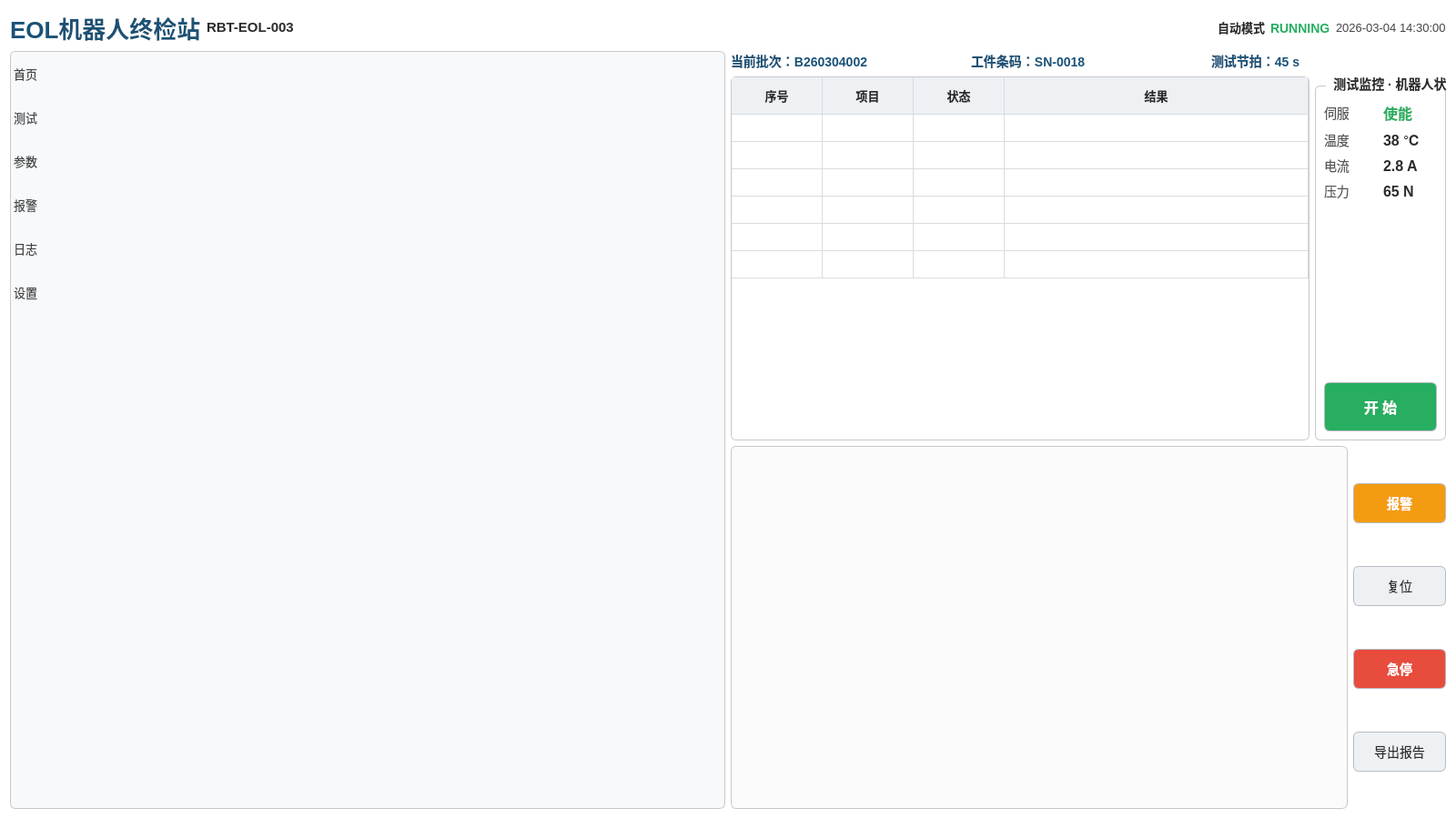
<?xml version="1.0" encoding="UTF-8"?>
<ui version="4.0">
 <class>EOLRobotTestPage</class>
 <widget class="QWidget" name="EOLRobotTestPage">
  <property name="geometry">
   <rect>
    <x>0</x>
    <y>0</y>
    <width>1600</width>
    <height>900</height>
   </rect>
  </property>
  <property name="windowTitle">
   <string>EOL机器人终检站</string>
  </property>
  <property name="styleSheet">
   <string notr="true">QWidget { background-color: #ffffff; color: #2b2b2b; font-family: "Microsoft YaHei"; font-size: 13px; }
QLabel { background: transparent; }
QGroupBox { font-size: 14px; font-weight: bold; color: #2b2b2b; border: 1px solid #c8c8c8; border-radius: 6px; margin-top: 10px; padding-top: 8px; }
QGroupBox::title { subcontrol-origin: margin; left: 12px; padding: 0 6px; color: #2b2b2b; }
QTableWidget { background-color: #ffffff; alternate-background-color: #f4f6f8; gridline-color: #d8dce0; border: 1px solid #c8c8c8; border-radius: 6px; }
QTableWidget::item { padding: 6px; }
QHeaderView::section { background-color: #eef1f4; color: #2b2b2b; border: none; border-right: 1px solid #d8dce0; border-bottom: 1px solid #d8dce0; padding: 8px; font-weight: bold; }
QListWidget { background-color: #f7f9fb; border: 1px solid #c8c8c8; border-radius: 6px; }
QListWidget::item { padding: 14px 10px; color: #444444; font-size: 14px; }
QListWidget::item:selected { background-color: #1e88e5; color: #ffffff; }
QListWidget::item:hover { background-color: #e3f0fd; }
QTextEdit { background-color: #fbfbfb; border: 1px solid #c8c8c8; border-radius: 6px; font-family: "Microsoft YaHei"; font-size: 13px; }
QPushButton { background-color: #eef1f4; color: #2b2b2b; border: 1px solid #b8bcc2; border-radius: 6px; padding: 10px 22px; font-size: 14px; }
QPushButton:hover { background-color: #e0e4e9; }
QPushButton#startButton { background-color: #27ae60; color: #ffffff; font-weight: bold; font-size: 16px; padding: 14px 34px; }
QPushButton#startButton:hover { background-color: #1e9c53; }
QPushButton#emergencyButton { background-color: #e74c3c; color: #ffffff; font-weight: bold; }
QPushButton#emergencyButton:hover { background-color: #d03a2a; }
QPushButton#alarmButton { background-color: #f39c12; color: #ffffff; font-weight: bold; }
QPushButton#alarmButton:hover { background-color: #e08d0b; }</string>
  </property>
  <layout class="QVBoxLayout" name="rootLayout">
   <item>
    <layout class="QHBoxLayout" name="headerLayout">
     <item>
      <widget class="QLabel" name="titleLabel">
       <property name="text">
        <string>&lt;h1 style="color:#1a5276;"&gt;EOL机器人终检站&lt;/h1&gt;</string>
       </property>
      </widget>
     </item>
     <item>
      <widget class="QLabel" name="modelLabel">
       <property name="text">
        <string>&lt;b style="color:#2b2b2b; font-size:15px;"&gt;RBT-EOL-003&lt;/b&gt;</string>
       </property>
      </widget>
     </item>
     <item>
      <spacer name="headerSpacer">
       <property name="orientation">
        <enum>Qt::Horizontal</enum>
       </property>
       <property name="sizeHint" stdset="0">
        <size>
         <width>40</width>
         <height>20</height>
        </size>
       </property>
      </spacer>
     </item>
     <item>
      <widget class="QLabel" name="modeLabel">
       <property name="text">
        <string>&lt;b style="color:#2b2b2b;"&gt;自动模式&lt;/b&gt;</string>
       </property>
      </widget>
     </item>
     <item>
      <widget class="QLabel" name="runStatusLabel">
       <property name="styleSheet">
        <string notr="true">color: #27ae60; font-weight: bold; font-size: 14px;</string>
       </property>
       <property name="text">
        <string>RUNNING</string>
       </property>
      </widget>
     </item>
     <item>
      <widget class="QLabel" name="timeLabel">
       <property name="styleSheet">
        <string notr="true">color: #444444; font-size: 13px;</string>
       </property>
       <property name="text">
        <string>2026-03-04 14:30:00</string>
       </property>
      </widget>
     </item>
    </layout>
   </item>
   <item>
    <layout class="QHBoxLayout" name="mainLayout">
     <item>
      <widget class="QListWidget" name="navList">
       <property name="fixedWidth">
        <number>140</number>
       </property>
       <item>
        <property name="text">
         <string>首页</string>
        </property>
       </item>
       <item>
        <property name="text">
         <string>测试</string>
        </property>
       </item>
       <item>
        <property name="text">
         <string>参数</string>
        </property>
       </item>
       <item>
        <property name="text">
         <string>报警</string>
        </property>
       </item>
       <item>
        <property name="text">
         <string>日志</string>
        </property>
       </item>
       <item>
        <property name="text">
         <string>设置</string>
        </property>
       </item>
      </widget>
     </item>
     <item>
      <layout class="QVBoxLayout" name="contentLayout">
       <item>
        <layout class="QHBoxLayout" name="infoLayout">
         <item>
          <widget class="QLabel" name="batchLabel">
           <property name="styleSheet">
            <string notr="true">color: #1a5276; font-size: 14px; font-weight: bold;</string>
           </property>
           <property name="text">
            <string>当前批次：B260304002</string>
           </property>
          </widget>
         </item>
         <item>
          <widget class="QLabel" name="snLabel">
           <property name="styleSheet">
            <string notr="true">color: #1a5276; font-size: 14px; font-weight: bold;</string>
           </property>
           <property name="text">
            <string>工件条码：SN-0018</string>
           </property>
          </widget>
         </item>
         <item>
          <widget class="QLabel" name="cycleLabel">
           <property name="styleSheet">
            <string notr="true">color: #1a5276; font-size: 14px; font-weight: bold;</string>
           </property>
           <property name="text">
            <string>测试节拍：45 s</string>
           </property>
          </widget>
         </item>
        </layout>
       </item>
       <item>
        <layout class="QHBoxLayout" name="centerLayout">
         <item>
          <widget class="QTableWidget" name="testTable">
           <property name="rowCount">
            <number>6</number>
           </property>
           <property name="columnCount">
            <number>4</number>
           </property>
           <attribute name="horizontalHeaderVisible">
            <bool>true</bool>
           </attribute>
           <attribute name="horizontalHeaderStretchLastSection">
            <bool>true</bool>
           </attribute>
           <attribute name="verticalHeaderVisible">
            <bool>false</bool>
           </attribute>
           <column>
            <property name="text">
             <string>序号</string>
            </property>
           </column>
           <column>
            <property name="text">
             <string>项目</string>
            </property>
           </column>
           <column>
            <property name="text">
             <string>状态</string>
            </property>
           </column>
           <column>
            <property name="text">
             <string>结果</string>
            </property>
           </column>
          </widget>
         </item>
         <item>
          <widget class="QGroupBox" name="robotStatusGroup">
           <property name="title">
            <string>测试监控 · 机器人状态</string>
           </property>
           <layout class="QVBoxLayout" name="robotStatusLayout">
            <item>
             <layout class="QGridLayout" name="statusGrid">
              <item row="0" column="0">
               <widget class="QLabel" name="servoLabel">
                <property name="styleSheet">
                 <string notr="true">font-size: 14px; color: #555555;</string>
                </property>
                <property name="text">
                 <string>伺服</string>
                </property>
               </widget>
              </item>
              <item row="0" column="1">
               <widget class="QLabel" name="servoValue">
                <property name="styleSheet">
                 <string notr="true">font-size: 16px; font-weight: bold; color: #27ae60;</string>
                </property>
                <property name="text">
                 <string>使能</string>
                </property>
               </widget>
              </item>
              <item row="1" column="0">
               <widget class="QLabel" name="tempLabel">
                <property name="styleSheet">
                 <string notr="true">font-size: 14px; color: #555555;</string>
                </property>
                <property name="text">
                 <string>温度</string>
                </property>
               </widget>
              </item>
              <item row="1" column="1">
               <widget class="QLabel" name="tempValue">
                <property name="styleSheet">
                 <string notr="true">font-size: 16px; font-weight: bold; color: #2b2b2b;</string>
                </property>
                <property name="text">
                 <string>38 ℃</string>
                </property>
               </widget>
              </item>
              <item row="2" column="0">
               <widget class="QLabel" name="currentLabel">
                <property name="styleSheet">
                 <string notr="true">font-size: 14px; color: #555555;</string>
                </property>
                <property name="text">
                 <string>电流</string>
                </property>
               </widget>
              </item>
              <item row="2" column="1">
               <widget class="QLabel" name="currentValue">
                <property name="styleSheet">
                 <string notr="true">font-size: 16px; font-weight: bold; color: #2b2b2b;</string>
                </property>
                <property name="text">
                 <string>2.8 A</string>
                </property>
               </widget>
              </item>
              <item row="3" column="0">
               <widget class="QLabel" name="pressureLabel">
                <property name="styleSheet">
                 <string notr="true">font-size: 14px; color: #555555;</string>
                </property>
                <property name="text">
                 <string>压力</string>
                </property>
               </widget>
              </item>
              <item row="3" column="1">
               <widget class="QLabel" name="pressureValue">
                <property name="styleSheet">
                 <string notr="true">font-size: 16px; font-weight: bold; color: #2b2b2b;</string>
                </property>
                <property name="text">
                 <string>65 N</string>
                </property>
               </widget>
              </item>
             </layout>
            </item>
            <item>
             <spacer name="statusSpacer">
              <property name="orientation">
               <enum>Qt::Vertical</enum>
              </property>
              <property name="sizeHint" stdset="0">
               <size>
                <width>20</width>
                <height>40</height>
               </size>
              </property>
             </spacer>
            </item>
            <item>
             <widget class="QPushButton" name="startButton">
              <property name="text">
               <string>开 始</string>
              </property>
             </widget>
            </item>
           </layout>
          </widget>
         </item>
        </layout>
       </item>
       <item>
        <layout class="QHBoxLayout" name="bottomLayout">
         <item>
          <widget class="QTextEdit" name="logText">
           <property name="readOnly">
            <bool>true</bool>
           </property>
          </widget>
         </item>
         <item>
          <layout class="QVBoxLayout" name="buttonLayout">
           <item>
            <widget class="QPushButton" name="alarmButton">
             <property name="text">
              <string>报警</string>
             </property>
            </widget>
           </item>
           <item>
            <widget class="QPushButton" name="resetButton">
             <property name="text">
              <string>复位</string>
             </property>
            </widget>
           </item>
           <item>
            <widget class="QPushButton" name="emergencyButton">
             <property name="text">
              <string>急停</string>
             </property>
            </widget>
           </item>
           <item>
            <widget class="QPushButton" name="exportButton">
             <property name="text">
              <string>导出报告</string>
             </property>
            </widget>
           </item>
          </layout>
         </item>
        </layout>
       </item>
      </layout>
     </item>
    </layout>
   </item>
  </layout>
 </widget>
 <resources/>
 <connections/>
</ui>
